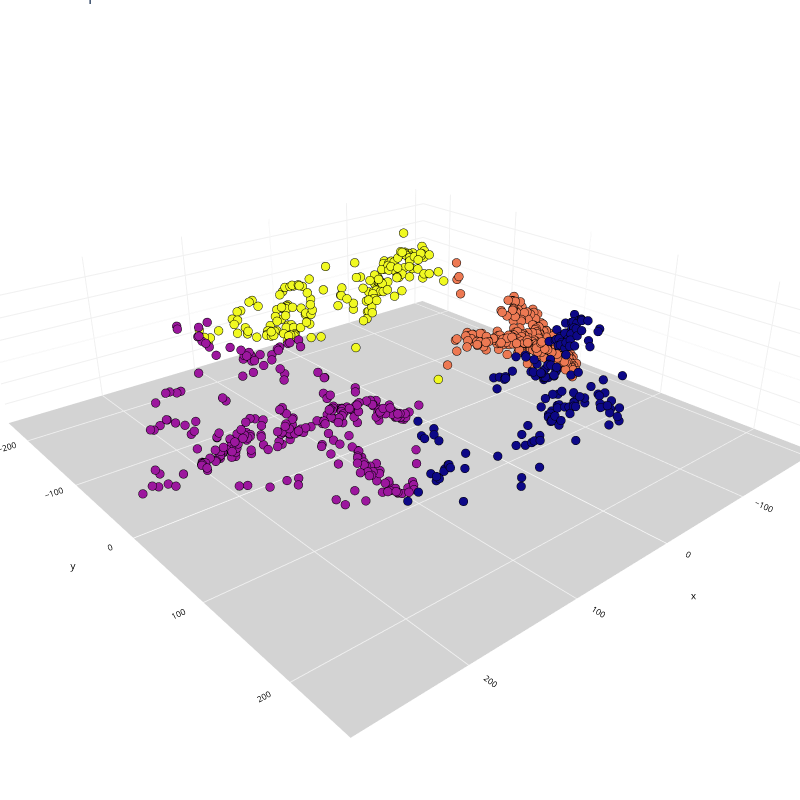

The notebook cell this image was saved under:
### Code cell
Plot3D(isomap3comp, labels, 'Isomap de 2 dimensiones')

### Figure 1 — Plotly figure (JSON) as saved in the notebook; plotly's stock layout.template omitted (floating-point values rounded to 4 significant figures; data arrays with more than 128 entries replaced by an {"elided": "..."} marker saying what was removed)
{"data": [{"hovertemplate": "x=%{x}<br>y=%{y}<br>z=%{z}<br>color=%{marker.color}<extra></extra>", "legendgroup": "", "marker": {"color": {"elided": "1000 int values"}, "coloraxis": "coloraxis", "line": {"color": "black", "width": 0.1}, "size": 3, "symbol": "circle"}, "mode": "markers", "name": "", "scene": "scene", "showlegend": false, "type": "scatter3d", "x": {"elided": "1000 float values"}, "y": {"elided": "1000 float values"}, "z": {"elided": "1000 float values"}}], "layout": {"coloraxis": {"colorbar": {"title": {"text": "color"}}, "colorscale": [[0, "#0d0887"], [0.1111, "#46039f"], [0.2222, "#7201a8"], [0.3333, "#9c179e"], [0.4444, "#bd3786"], [0.5556, "#d8576b"], [0.6667, "#ed7953"], [0.7778, "#fb9f3a"], [0.8889, "#fdca26"], [1, "#f0f921"]], "showscale": false}, "height": 800, "legend": {"orientation": "h", "tracegroupgap": 0, "x": 0.5, "xanchor": "center", "y": 0, "yanchor": "top"}, "margin": {"b": 0, "l": 0, "r": 0, "t": 0}, "scene": {"camera": {"center": {"x": 0, "y": 0, "z": -0.1}, "eye": {"x": 1.5, "y": 1.75, "z": 1}, "up": {"x": 0, "y": 0, "z": 1}}, "domain": {"x": [0, 1], "y": [0, 1]}, "xaxis": {"backgroundcolor": "white", "color": "black", "gridcolor": "#f0f0f0", "tickfont": {"size": 10}, "title": {"font": {"size": 10}, "text": "x"}}, "yaxis": {"backgroundcolor": "white", "color": "black", "gridcolor": "#f0f0f0", "tickfont": {"size": 10}, "title": {"font": {"size": 10}, "text": "y"}}, "zaxis": {"backgroundcolor": "lightgrey", "color": "black", "gridcolor": "#f0f0f0", "tickfont": {"size": 10}, "title": {"font": {"size": 10}, "text": "z"}}}, "showlegend": false, "title": {"text": "Isomap de 2 dimensiones"}, "width": 800}}
